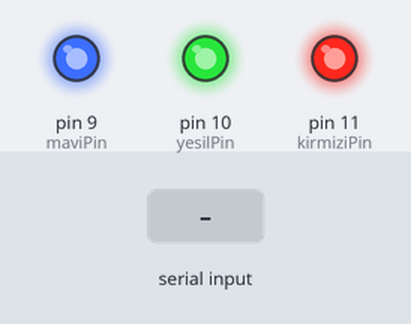
Bench run of a sketch on a simulated Arduino Uno, built with avr-gcc and run on an emulated ATmega328P. Parts: output pins drawn as LEDs (lit = HIGH). Inputs (shaded band) come from the test bench.

Above: at 1.2 s.
1.3 s: "k" received over Serial
At 2.1 s:
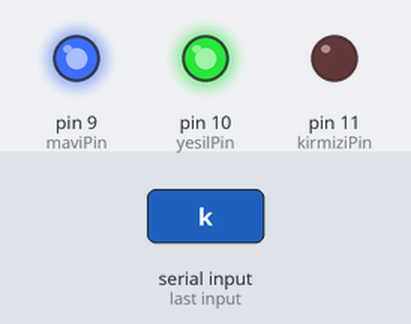
2.8 s: "y" received over Serial
At 3.2 s:
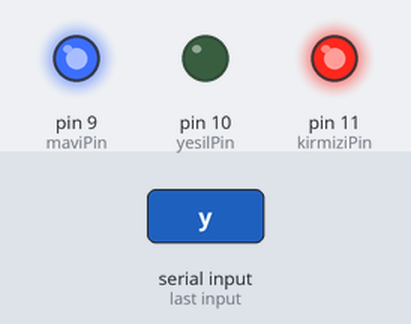
4.3 s: "m" received over Serial
At 5.5 s:
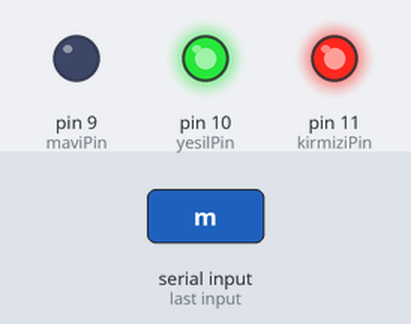
5.8 s: "1" received over Serial
At 6.7 s:
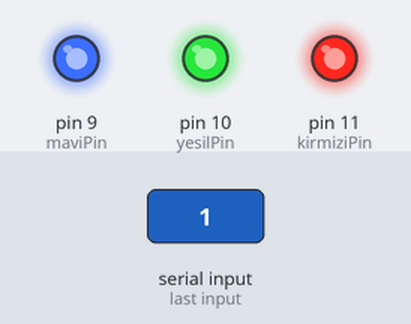
Timing chart, 0 to 8.3 s (numbered marks = the images above; inputs shaded):
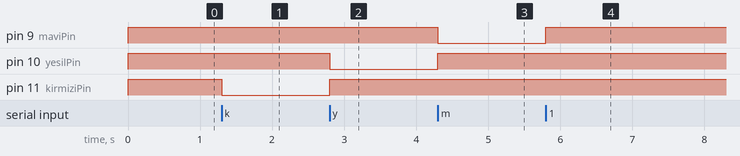

Measured:
- after the input at 1.3 s, pin 11 (kirmiziPin): HIGH → LOW at once
- after the input at 2.8 s, pin 10 (yesilPin): HIGH → LOW at once; pin 11 (kirmiziPin): LOW → HIGH at once
- after the input at 4.3 s, pin 9 (maviPin): HIGH → LOW at once; pin 10 (yesilPin): LOW → HIGH at once
- after the input at 5.8 s, pin 9 (maviPin): LOW → HIGH at once

The sketch:

14_bluetooth_ile_rgb_led_kontrolu.ino
```cpp
int veri;
int kirmiziPin = 11;
int yesilPin = 10;
int maviPin = 9;

void setup() {
  Serial.begin(9600);
  pinMode(kirmiziPin,OUTPUT);
  pinMode(yesilPin,OUTPUT);
  pinMode(maviPin,OUTPUT);
}
void loop() {
  if(Serial.available()>0){
    veri = Serial.read();
  }
  if(veri == 'k'){
    digitalWrite(kirmiziPin,LOW);
    digitalWrite(yesilPin,HIGH);
    digitalWrite(maviPin,HIGH);
  }
  else if(veri == 'y'){
    digitalWrite(kirmiziPin,HIGH);
    digitalWrite(yesilPin,LOW);
    digitalWrite(maviPin,HIGH);
  }
  else if(veri == 'm'){
    digitalWrite(kirmiziPin,HIGH);
    digitalWrite(yesilPin,HIGH);
    digitalWrite(maviPin,LOW);
  }
  else{
    digitalWrite(kirmiziPin,HIGH);
    digitalWrite(yesilPin,HIGH);
    digitalWrite(maviPin,HIGH);
  }
}
```
